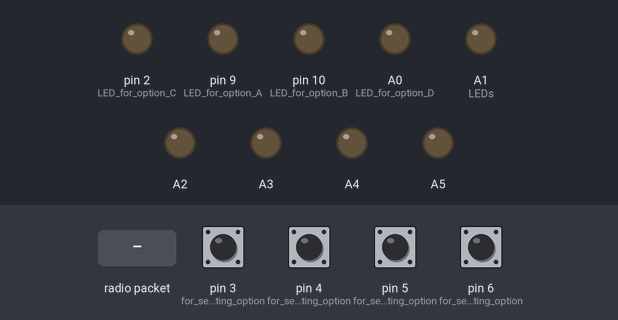
The sketch below on a simulated Arduino Uno, built with avr-gcc and run on an emulated ATmega328P. Shown: output pins drawn as LEDs (lit = HIGH). The inputs (shaded band) are chosen by the test bench; at power-on: pin 3 (for_selecting_option), pin 4 (for_selecting_option), pin 5 (for_selecting_option), pin 6 (for_selecting_option) HIGH. No radio packets arrive unless stated.

Above: at 1.2 s.
1.3 s: radio packet "1" arrives
At 1.9 s:
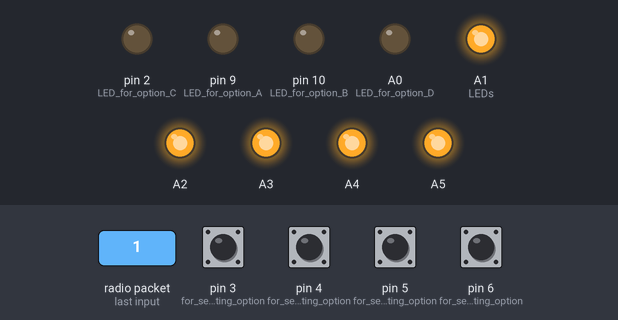
2.8 s: pin 3 (for_selecting_option) pulled LOW for 0.15 s
At 3.1 s:
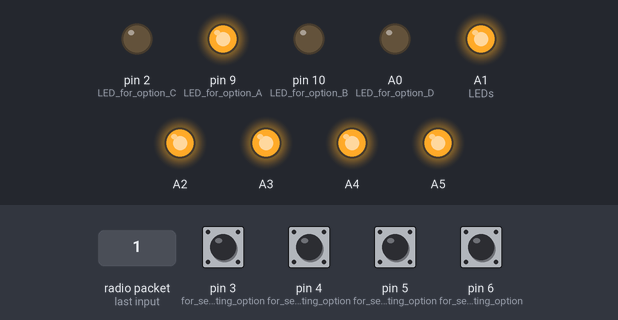
4.4 s: pin 4 (for_selecting_option) pulled LOW for 0.15 s
At 5.5 s:
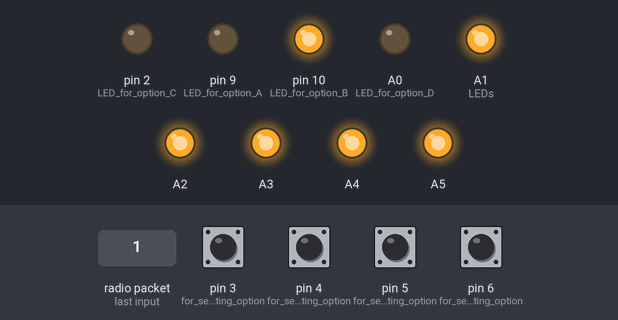
6.0 s: pin 5 (for_selecting_option) pulled LOW for 0.15 s
At 6.7 s:
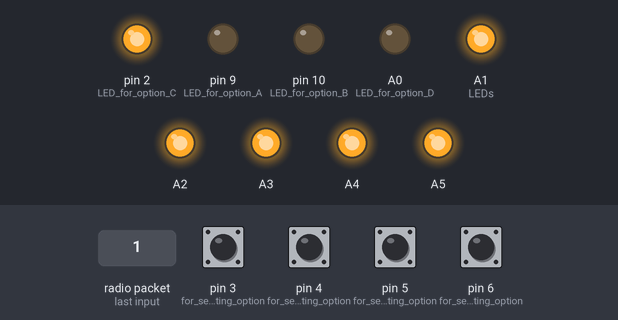
7.6 s: pin 6 (for_selecting_option) pulled LOW for 0.15 s
At 7.9 s:
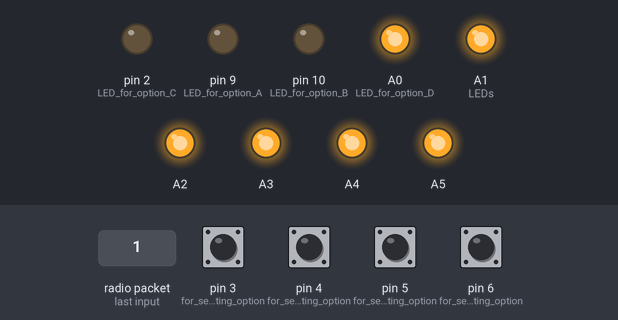
9.2 s: pin 3 (for_selecting_option) pulled LOW for 1 s
At 10.3 s:
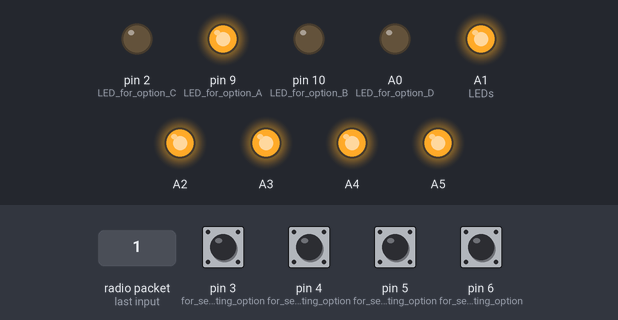
Timing chart, 0 to 12.2 s (numbered marks = the images above; inputs shaded):
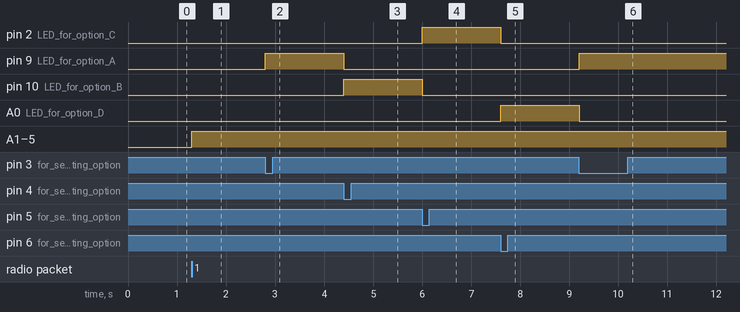

The sketch:

remote.ino
```cpp
#include <SPI.h>
#include <nRF24L01.h>
#include <RF24.h>

int i = 2; //( "Student's identity (0-49)" )
int t = 60;

RF24 radio(7, 8);
const byte address[][6] = {"00", "01"}; //reading pipe, writing pipe
int j = 1;
int k ;
int z ;
unsigned long previousMillis ;

void setup() {
  pinMode(3, INPUT_PULLUP); // for selecting option "A"
  pinMode(4, INPUT_PULLUP); // for selecting option "B"
  pinMode(5, INPUT_PULLUP); // for selecting option "C"
  pinMode(6, INPUT_PULLUP); // for selecting option "D"

  pinMode(9, OUTPUT); // LED for option A
  pinMode(10, OUTPUT); // LED for option B
  pinMode(2, OUTPUT); // LED for option C
  pinMode(A0, OUTPUT); // LED for option D

  pinMode(A1, OUTPUT); // "A1 to A5" timing LEDs
  pinMode(A2, OUTPUT);
  pinMode(A3, OUTPUT);
  pinMode(A4, OUTPUT);
  pinMode(A5, OUTPUT);

  digitalWrite(9, LOW);
  digitalWrite(10, LOW);
  digitalWrite(2, LOW);
  digitalWrite(A0, LOW);

  digitalWrite(A1, LOW);
  digitalWrite(A2, LOW);
  digitalWrite(A3, LOW);
  digitalWrite(A4, LOW);
  digitalWrite(A5, LOW);

  Serial.begin(9600);
  radio.begin();
  radio.setPALevel(RF24_PA_MIN);

  radio.setAutoAck(true);
  radio.enableAckPayload();
  radio.setRetries(15, 15);
  radio.setChannel(i);
}

void loop() {

  radio.openReadingPipe(1, address[0]);
  radio.startListening();
  char text1[32] = "";

  if (radio.available() && j == 1) {
    while (radio.available()) {
      char text1[32] = "";
      radio.read(&text1, sizeof(text1));
      z = text1[0];
      j = 0;
      k = 0;
      previousMillis = millis();
      digitalWrite(A1, HIGH);
      digitalWrite(A2, HIGH);
      digitalWrite(A3, HIGH);
      digitalWrite(A4, HIGH);
      digitalWrite(A5, HIGH);
    }
  }
  if (k == z) {
    j = 1; // reseting for next test
  }

  if (j == 0 && k < z) {

    const long interval = t * 1000;
    unsigned long currentMillis = millis();
    if (currentMillis - previousMillis >= interval) {
      previousMillis = currentMillis;
      k = ++k;
      digitalWrite(9, LOW);
      digitalWrite(10, LOW);
      digitalWrite(2, LOW);
      digitalWrite(A0, LOW);

      digitalWrite(A1, LOW);
      delay (1000);
      if (k < z) {
        digitalWrite(A1, HIGH);
        digitalWrite(A2, HIGH);
        digitalWrite(A3, HIGH);
        digitalWrite(A4, HIGH);
        digitalWrite(A5, HIGH);
      }
    }
    if (currentMillis - previousMillis >= (interval / 5)) {
      digitalWrite(A5, LOW);
    }
    if (currentMillis - previousMillis >= ((interval / 5) * 2)) {
      digitalWrite(A4, LOW);
    }
    if (currentMillis - previousMillis >= ((interval / 5) * 3)) {
      digitalWrite(A3, LOW);
    }
    if (currentMillis - previousMillis >= ((interval / 5) * 4)) {
      digitalWrite(A2, LOW);
    }

    radio.openWritingPipe(address[1]);
    radio.stopListening();

    if (digitalRead(3) == LOW) {
      const char text[] = "A";
      radio.write(&text, sizeof(text));
      digitalWrite(9, HIGH);
      digitalWrite(10, LOW);
      digitalWrite(2, LOW);
      digitalWrite(A0, LOW);
    }
    if (digitalRead(4) == LOW) {
      const char text[] = "B";
      radio.write(&text, sizeof(text));
      digitalWrite(9, LOW);
      digitalWrite(10, HIGH);
      digitalWrite(2, LOW);
      digitalWrite(A0, LOW);
    }
    if (digitalRead(5) == LOW) {
      const char text[] = "C";
      radio.write(&text, sizeof(text));
      digitalWrite(9, LOW);
      digitalWrite(10, LOW);
      digitalWrite(2, HIGH);
      digitalWrite(A0, LOW);
    }
    if (digitalRead(6) == LOW) {
      const char text[] = "D";
      radio.write(&text, sizeof(text));
      digitalWrite(9, LOW);
      digitalWrite(10, LOW);
      digitalWrite(2, LOW);
      digitalWrite(A0, HIGH);
    }
  }
}
```

Measured:
- after the input at 1.3 s, A1 (LEDs), A2–5: LOW → HIGH at once
- after the input at 2.8 s, pin 9 (LED_for_option_A): LOW → HIGH at once
- after the input at 4.4 s, pin 9 (LED_for_option_A): HIGH → LOW at once; pin 10 (LED_for_option_B): LOW → HIGH at once
- after the input at 6.0 s, pin 2 (LED_for_option_C): LOW → HIGH at once; pin 10 (LED_for_option_B): HIGH → LOW at once
- after the input at 7.6 s, pin 2 (LED_for_option_C): HIGH → LOW at once; A0 (LED_for_option_D): LOW → HIGH at once
- after the input at 9.2 s, pin 9 (LED_for_option_A): LOW → HIGH at once; A0 (LED_for_option_D): HIGH → LOW at once
